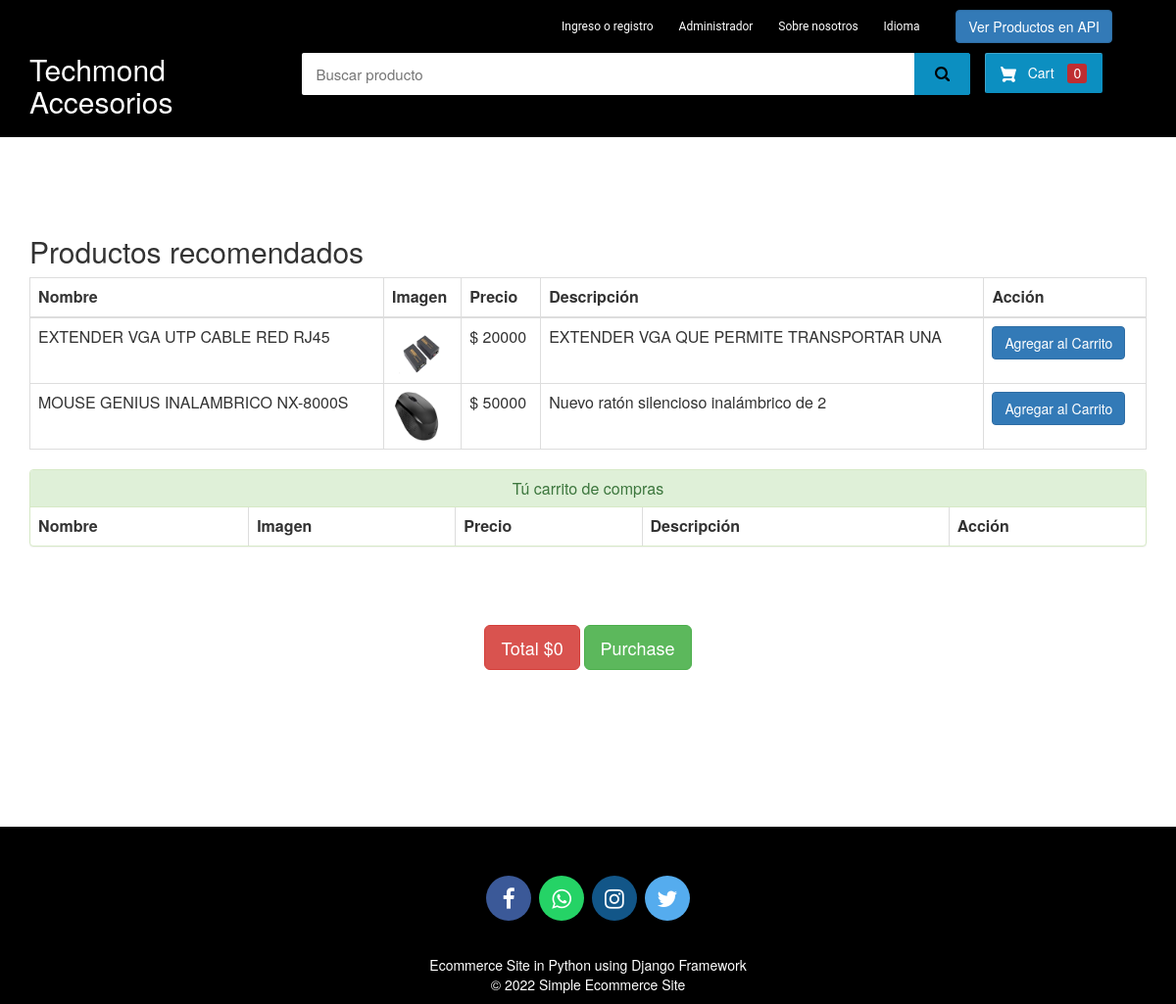
The page /cart on the database its author committed.
### ecom/models.py (models this page shows, shortened)
class Product(models.Model):
    name=models.CharField(max_length=40)
    product_image= models.ImageField(upload_to='product_image/',null=True,blank=True)
    price = models.PositiveIntegerField()
    description=models.CharField(max_length=40)
    sales_count = models.IntegerField(default=0)

### ecom/views.py (the view, shortened to what this page needs)
# urls.py: path('cart', views.cart_view,name='cart'),
def cart_view(request):
    recommended_products = get_popular_products()
    if 'product_ids' in request.COOKIES:
        product_ids = request.COOKIES['product_ids']
        counter=product_ids.split('|')
        product_count_in_cart=len(set(counter))
    else:
        product_count_in_cart=0
    products=None
    total=0
    return render(request, 'ecom/cart.html', {
        'products': products,
        'total': total,
        'product_count_in_cart': product_count_in_cart,
        'recommended_products': recommended_products  # Asegúrate de agregar esto en el contexto.
    })

### ecom/views.py (called while the page is built)
def get_popular_products():
    return models.Product.objects.all().order_by('-sales_count')[:5]

### templates/ecom/cart.html (shortened to what this page needs)
{% extends 'ecom/homebase.html' %}
{% load static %}
{% block content %}
<head>
  <link href="//netdna.bootstrapcdn.com/bootstrap/3.0.0/css/bootstrap.min.css" rel="stylesheet" id="bootstrap-css">
</head>
<br><br><br><br>
<div class="container">
  <div id="recommended-products">
    <h2>Productos recomendados</h2>
    <table class="table table-hover table-bordered" id="dev-table_1">
      <thead>
        <tr>
          <th>Nombre</th>
          <th>Imagen</th>
          <th>Precio</th>
          <th>Descripción</th>
          <th>Acción</th>
        </tr>
      </thead>
      {% for product in recommended_products %}
  {% if product %}
      <tr>
        <td> {{product.name}}</td>
        <td> <img src="{% static product.product_image.url %}" alt="Profile Pic" height="50px" width="50px" /></td>
        <td>$ {{product.price}}</td>
        <td>{{product.description}}</td>
        <td><a href="{% url 'add-to-cart' product.id %}" class="btn btn-primary">Agregar al Carrito</a></td>
      </tr>
      {%else%}
      <br><br><br>
      <p>No recommendations available.</p>
      {% endif %}
      {% endfor %}
    </table>
</div>
  <div class="panel panel-success">
    <div class="panel-heading">
      <h6 style="text-align:center;" class="panel-title">Tú carrito de compras</h6>
    </div>
    <table class="table table-hover table-bordered" id="dev-table">
      <thead>
        <tr>
          <th>Nombre</th>
          <th>Imagen</th>
          <th>Precio</th>
          <th>Descripción</th>
          <th>Acción</th>
        </tr>
      </thead>
    </table>
  </div>
</div>
<br><br><br>
<div style="text-align: center;">
  <button class="btn btn-danger btn-lg">Total ${{total}}</button>
  <a href="/customer-address"><button class="btn btn-success btn-lg" ><span>Purchase </span></button></a>
</div>
<br><br><br><br><br>
{% endblock content %}

### templates/ecom/homebase.html (style rules this page uses)
body { background-color: #f7f7f7; }

### rows shown on the page
Product: name "EXTENDER VGA UTP CABLE RED RJ45", product_image (picture), price "20000", description "EXTENDER VGA QUE PERMITE TRANSPORTAR UNA"
Product: name "MOUSE GENIUS INALAMBRICO NX-8000S", product_image (picture), price "50000", description "Nuevo ratón silencioso inalámbrico de 2"

### other values the page prints
{{ product_count_in_cart }} "0"
{{ total }} "0"
